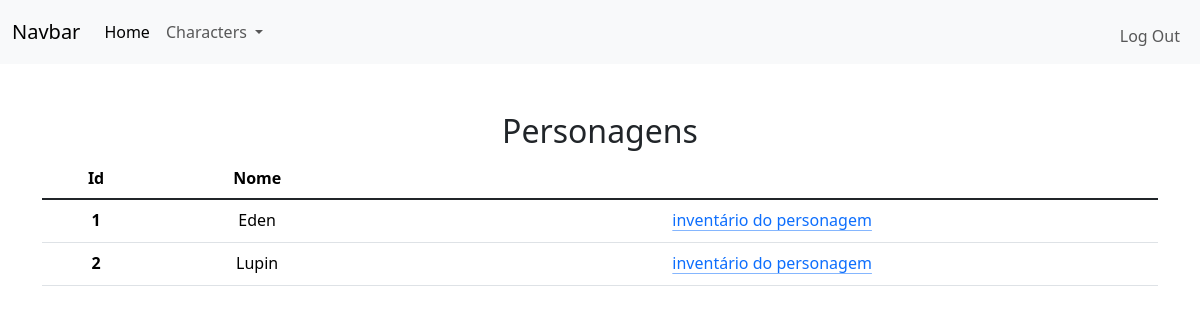
The page / (signed in) on the database its author committed.
### tables this page shows
CREATE TABLE characters
(
    user_id INTEGER NOT NULL,
    id INTEGER PRIMARY KEY AUTOINCREMENT NOT NULL,
    name TEXT NOT NULL,
    FOREIGN KEY(user_id) REFERENCES users(id)
);

### app.py (the view)
@app.route("/")
@login_required
def index():
    session["characters"] = db.execute("SELECT * FROM characters WHERE user_id = ?", session["user_id"])
    return render_template("index.html")

### app.py (called while the page is built)
@app.after_request
def after_request(response):
    response.headers["Cache-Control"] = "no-cache, no-store, must-revalidate"
    response.headers["Expires"] = 0
    response.headers["Pragma"] = "no-cache"
    return response

### functions.py (called while the page is built)
def login_required(f):
    @wraps(f)
    def decorated_function(*args, **kwargs):
        if session.get("user_id") is None:
            return redirect("/login")
        return f(*args, **kwargs)
    return decorated_function

### templates/index.html (shortened to what this page needs)
{% extends "layout.html" %}
{% block main %}
    <table class="table">
        <h2>Personagens</h2>
        <thead>
            <tr>
                <th scope="col">Id</th>
                <th scope="col">Nome</th>
                <th scope="col"></th>
            </tr>
        </thead>
        <tbody class="table-group-divider">
            {% for character in session["characters"] %}
                <tr>
                    <th scope="row">{{character.id}}</th>
                    <td>{{character.name}}</td>
                    <td>
                        <a class="icon-link" href="/inventory?char_id={{character.id}}">
                            <svg class="bi" aria-hidden="true"><use xlink:href="/inventory?char_id={{character.id}}"></use></svg>
                            inventário do personagem
                        </a>
                    </td>
                </tr>
            {% endfor %}
        </tbody>
    </table>
{% endblock %}

### rows shown on the page
characters: id "1", name "Eden"
characters: id "2", name "Lupin"
